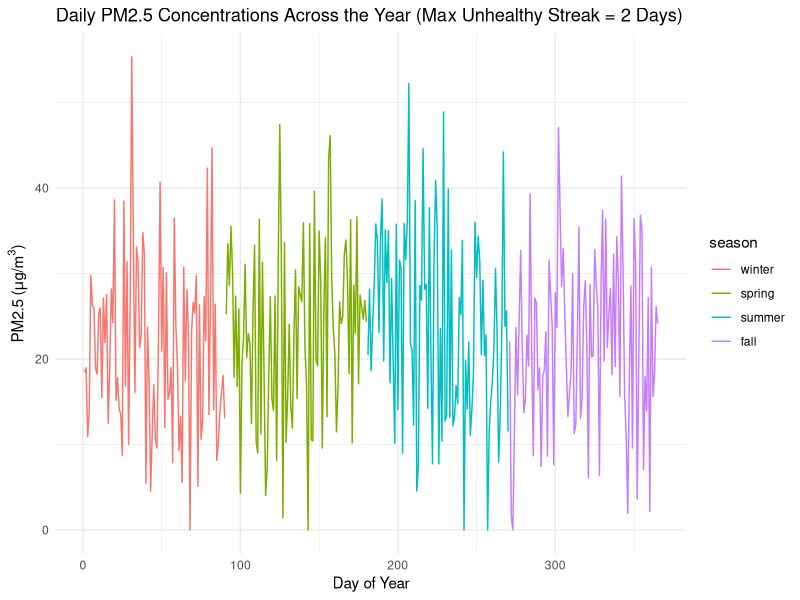
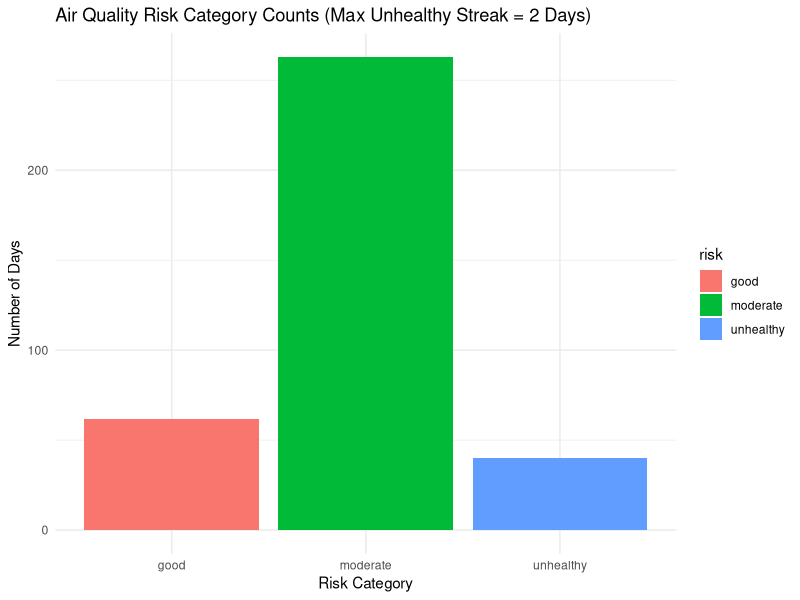

These figures' R source, in order:
## ---- chunk 1
knitr::opts_chunk$set(echo = TRUE, message = FALSE, warning = FALSE)
## ---- chunk 2
library(tidyverse)
## ---- chunk 3
set.seed(262)

# create daily air quality dataset
air_quality <- data.frame(
  day = 1:365,
  pm2.5= rnorm(365, mean = 22, sd = 10)
)

# prevent negative PM2.5 values
air_quality$pm2.5 <- pmax(air_quality$pm2.5, 0)

# assign seasons based on day number
air_quality$season <- NA

air_quality$season[1:90] <- "winter"
air_quality$season[91:180] <- "spring"
air_quality$season[181:270] <- "summer"
air_quality$season[271:365] <- "fall"

# convert to factor
air_quality$season <- factor(
  air_quality$season,
  levels = c("winter", "spring", "summer", "fall")
)

# initialize empty risk column
air_quality$risk <- NA

## ---- chunk 4
# initialize streak trackers
current_streak <- 0
max_unhealthy_streak <- 0

# loop through each day
for (i in 1:nrow(air_quality)) {
  
  # assign risk category
  if (air_quality$pm2.5[i] < 12) {
    air_quality$risk[i] <- "good"
    current_streak <- 0
    
  } else if (air_quality$pm2.5[i] <= 35.4) {
    air_quality$risk[i] <- "moderate"
    current_streak <- 0
    
  } else {
    air_quality$risk[i] <- "unhealthy"
    
    # increase unhealthy streak
    current_streak <- current_streak + 1
    
    # update maximum streak if needed
    if(current_streak > max_unhealthy_streak) {
      max_unhealthy_streak <- current_streak
    }
  }
}
## ---- chunk 5
# create named vector to store counts
unhealthy_counts <- c(
  winter = 0,
  spring = 0,
  summer = 0,
  fall = 0
)

# loop through seasons
for (season_name in levels(air_quality$season)) {
  
  # count unhealthy days for each season
  unhealthy_counts[season_name] <- sum(
    air_quality$season == season_name &
      air_quality$risk == "unhealthy"
  )
  
}

# results
unhealthy_counts
## ---- chunk 6
season_summary <- data.frame(
  season = names(unhealthy_counts),
  unhealthy_days = as.numeric(unhealthy_counts)
)

season_summary
## ---- chunk 7
plot_title_1 <- sprintf(
  "Daily PM2.5 Concentrations Across the Year (Max Unhealthy Streak = %s Days)",
  max_unhealthy_streak
)

# time series plot
ggplot(air_quality, aes(x = day, y = pm2.5, color = season)) +
  geom_line() +
  labs(
    title = plot_title_1,
    x = "Day of Year",
    y = expression("PM2.5 (" * mu * "g/m"^3 * ")")
  ) +
  theme_minimal()
## ---- chunk 8
plot_title_2 <- sprintf(
  "Air Quality Risk Category Counts (Max Unhealthy Streak = %s Days)",
  max_unhealthy_streak
)

# bar chart of risk categories

ggplot(air_quality, aes(x = risk, fill = risk)) +
  geom_bar() +
  labs(
    title = plot_title_2,
    x = "Risk Category",
    y = "Number of Days"
  ) +
  theme_minimal()
